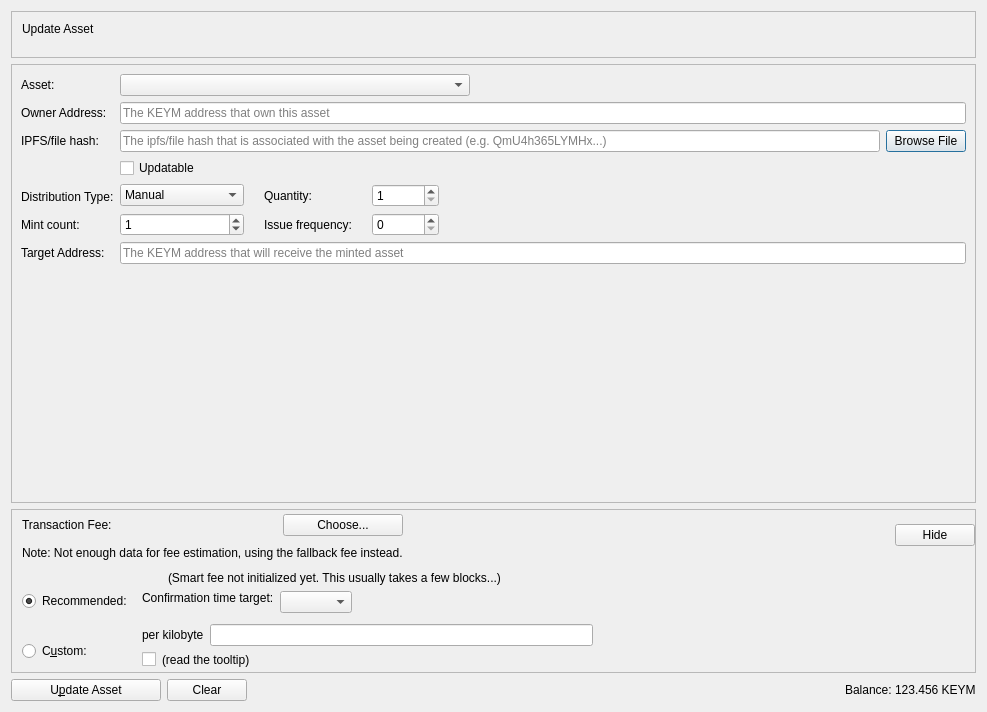
<?xml version="1.0" encoding="UTF-8"?>
<ui version="4.0">
 <class>UpdateAssetsDialog</class>
 <widget class="QDialog" name="UpdateAssetsDialog">
  <property name="windowModality">
   <enum>Qt::NonModal</enum>
  </property>
  <property name="geometry">
   <rect>
    <x>0</x>
    <y>0</y>
    <width>987</width>
    <height>712</height>
   </rect>
  </property>
  <property name="sizePolicy">
   <sizepolicy hsizetype="Preferred" vsizetype="Preferred">
    <horstretch>0</horstretch>
    <verstretch>0</verstretch>
   </sizepolicy>
  </property>
  <property name="windowTitle">
   <string notr="true">Update Asset  Form</string>
  </property>
  <property name="sizeGripEnabled">
   <bool>false</bool>
  </property>
  <property name="modal">
   <bool>false</bool>
  </property>
  <layout class="QVBoxLayout" name="verticalLayout" stretch="0,1,0,0">
   <item>
    <widget class="QFrame" name="frameCoinControl">
     <property name="sizePolicy">
      <sizepolicy hsizetype="Expanding" vsizetype="Expanding">
       <horstretch>0</horstretch>
       <verstretch>0</verstretch>
      </sizepolicy>
     </property>
     <property name="maximumSize">
      <size>
       <width>16777215</width>
       <height>16777215</height>
      </size>
     </property>
     <property name="frameShape">
      <enum>QFrame::StyledPanel</enum>
     </property>
     <property name="frameShadow">
      <enum>QFrame::Sunken</enum>
     </property>
     <layout class="QVBoxLayout" name="verticalLayoutCoinControl2">
      <property name="spacing">
       <number>0</number>
      </property>
      <property name="leftMargin">
       <number>0</number>
      </property>
      <property name="topMargin">
       <number>0</number>
      </property>
      <property name="rightMargin">
       <number>0</number>
      </property>
      <property name="bottomMargin">
       <number>6</number>
      </property>
      <item>
       <layout class="QVBoxLayout" name="verticalLayoutCoinControl" stretch="0">
        <property name="spacing">
         <number>0</number>
        </property>
        <property name="leftMargin">
         <number>10</number>
        </property>
        <property name="topMargin">
         <number>10</number>
        </property>
        <item>
         <layout class="QHBoxLayout" name="horizontalLayoutCoinControl1">
          <property name="bottomMargin">
           <number>15</number>
          </property>
          <item>
           <widget class="QLabel" name="updateAssetLabel">
            <property name="sizePolicy">
             <sizepolicy hsizetype="Preferred" vsizetype="Maximum">
              <horstretch>0</horstretch>
              <verstretch>0</verstretch>
             </sizepolicy>
            </property>
            <property name="text">
             <string>Update Asset</string>
            </property>
           </widget>
          </item>
         </layout>
        </item>
       </layout>
      </item>
     </layout>
    </widget>
   </item>
   <item>
    <widget class="QScrollArea" name="scrollArea">
     <property name="widgetResizable">
      <bool>true</bool>
     </property>
     <widget class="QWidget" name="scrollAreaWidgetContents">
      <property name="geometry">
       <rect>
        <x>0</x>
        <y>0</y>
        <width>967</width>
        <height>357</height>
       </rect>
      </property>
      <layout class="QVBoxLayout" name="verticalLayout_7" stretch="0,1">
       <property name="leftMargin">
        <number>0</number>
       </property>
       <property name="topMargin">
        <number>0</number>
       </property>
       <property name="rightMargin">
        <number>0</number>
       </property>
       <property name="bottomMargin">
        <number>0</number>
       </property>
       <item>
        <widget class="QFrame" name="frameAssetData">
         <property name="enabled">
          <bool>true</bool>
         </property>
         <property name="sizePolicy">
          <sizepolicy hsizetype="Expanding" vsizetype="Expanding">
           <horstretch>0</horstretch>
           <verstretch>0</verstretch>
          </sizepolicy>
         </property>
         <property name="frameShape">
          <enum>QFrame::NoFrame</enum>
         </property>
         <layout class="QGridLayout" name="gridLayout_2">
          <item row="6" column="0">
           <widget class="QLabel" name="ipfsLabel">
            <property name="toolTip">
             <string>&lt;html&gt;&lt;head/&gt;&lt;body&gt;&lt;p&gt;[Optional] The ipfs/file hash that contains information about the asset&lt;/p&gt;&lt;/body&gt;&lt;/html&gt;</string>
            </property>
            <property name="text">
             <string>IPFS/file hash:</string>
            </property>
           </widget>
          </item>
          <item row="6" column="3">
           <layout class="QHBoxLayout" name="horizontalLayout_6">
            <item>
             <widget class="QValidatedLineEdit" name="ipfsText">
              <property name="toolTip">
               <string>&lt;html&gt;&lt;head/&gt;&lt;body&gt;&lt;p&gt;[Optional] The ipfs/file hash that contains information about the asset&lt;/p&gt;&lt;/body&gt;&lt;/html&gt;</string>
              </property>
              <property name="maxLength">
               <number>128</number>
              </property>
              <property name="placeholderText">
               <string>The ipfs/file hash that is associated with the asset being created (e.g. QmU4h365LYMHx...)</string>
              </property>
             </widget>
            </item>
            <item>
             <widget class="QPushButton" name="openIpfsButton">
              <property name="text">
               <string>Browse File</string>
              </property>
             </widget>
            </item>
           </layout>
          </item>
          <item row="3" column="0">
           <widget class="QLabel" name="addressLabel">
            <property name="toolTip">
             <string>&lt;html&gt;&lt;head/&gt;&lt;body&gt;&lt;p&gt;KEYM address that will own this asset&lt;/p&gt;&lt;/body&gt;&lt;/html&gt;</string>
            </property>
            <property name="text">
             <string>Owner Address:</string>
            </property>
           </widget>
          </item>
          <item row="14" column="3">
           <layout class="QHBoxLayout" name="horizontalLayout_13">
            <item>
             <widget class="QValidatedLineEdit" name="targetaddressText">
              <property name="toolTip">
               <string>&lt;html&gt;&lt;head/&gt;&lt;body&gt;&lt;p&gt;The KEYM address that will receive the minted asset&lt;/p&gt;&lt;/body&gt;&lt;/html&gt;</string>
              </property>
              <property name="placeholderText">
               <string>The KEYM address that will receive the minted asset</string>
              </property>
             </widget>
            </item>
           </layout>
          </item>
          <item row="14" column="0">
           <widget class="QLabel" name="targetLabel">
            <property name="toolTip">
             <string>&lt;html&gt;&lt;head/&gt;&lt;body&gt;&lt;p&gt;The KEYM address that will receive the minted asset&lt;/p&gt;&lt;/body&gt;&lt;/html&gt;</string>
            </property>
            <property name="text">
             <string>Target Address:</string>
            </property>
           </widget>
          </item>
          <item row="10" column="0">
           <layout class="QGridLayout" name="gridLayout_3">
            <item row="3" column="0">
             <widget class="QLabel" name="mintLabel">
              <property name="text">
               <string>Mint count:</string>
              </property>
             </widget>
            </item>
            <item row="1" column="0">
             <layout class="QHBoxLayout" name="horizontalLayout_2">
              <item>
               <widget class="QLabel" name="label">
                <property name="text">
                 <string/>
                </property>
               </widget>
              </item>
             </layout>
            </item>
            <item row="2" column="0">
             <widget class="QLabel" name="typeLabel">
              <property name="text">
               <string>Distribution Type:</string>
              </property>
              <property name="margin">
               <number>0</number>
              </property>
             </widget>
            </item>
           </layout>
          </item>
          <item row="2" column="0">
           <widget class="QLabel" name="assetNameLabel">
            <property name="text">
             <string>Asset:</string>
            </property>
           </widget>
          </item>
          <item row="10" column="3">
           <layout class="QGridLayout" name="gridLayout">
            <property name="rightMargin">
             <number>0</number>
            </property>
            <property name="horizontalSpacing">
             <number>20</number>
            </property>
            <item row="1" column="1">
             <widget class="QLabel" name="quantityLabel">
              <property name="text">
               <string>Quantity:</string>
              </property>
             </widget>
            </item>
            <item row="2" column="1">
             <widget class="QLabel" name="IssueFrequencyLabel">
              <property name="text">
               <string>Issue frequency:</string>
              </property>
             </widget>
            </item>
            <item row="2" column="2">
             <widget class="QSpinBox" name="IssueFrequencyBox">
              <property name="toolTip">
               <string>&lt;html&gt;&lt;head/&gt;&lt;body&gt;&lt;p&gt;The frequency that this asset will be minted&lt;/p&gt;&lt;/body&gt;&lt;/html&gt;</string>
              </property>
             </widget>
            </item>
            <item row="1" column="3">
             <spacer name="horizontalSpacer_2">
              <property name="orientation">
               <enum>Qt::Horizontal</enum>
              </property>
              <property name="sizeHint" stdset="0">
               <size>
                <width>40</width>
                <height>20</height>
               </size>
              </property>
             </spacer>
            </item>
            <item row="2" column="0">
             <widget class="QSpinBox" name="maxmintSpinBox">
              <property name="minimumSize">
               <size>
                <width>124</width>
                <height>0</height>
               </size>
              </property>
              <property name="toolTip">
               <string>&lt;html&gt;&lt;head/&gt;&lt;body&gt;&lt;p&gt;Number of times this asset can be minted&lt;/p&gt;&lt;/body&gt;&lt;/html&gt;</string>
              </property>
              <property name="maximum">
               <number>65535</number>
              </property>
              <property name="value">
               <number>1</number>
              </property>
             </widget>
            </item>
            <item row="1" column="0">
             <widget class="QComboBox" name="distributionBox">
              <item>
               <property name="text">
                <string>Manual</string>
               </property>
              </item>
              <item>
               <property name="text">
                <string>Coinbase</string>
               </property>
              </item>
              <item>
               <property name="text">
                <string>schedule</string>
               </property>
              </item>
              <item>
               <property name="text">
                <string>Addresss</string>
               </property>
              </item>
             </widget>
            </item>
            <item row="1" column="2">
             <widget class="QDoubleSpinBox" name="quantitySpinBox">
              <property name="toolTip">
               <string>The number of assets that will be created</string>
              </property>
              <property name="decimals">
               <number>0</number>
              </property>
              <property name="minimum">
               <double>1.000000000000000</double>
              </property>
              <property name="maximum">
               <double>21000000000.000000000000000</double>
              </property>
              <property name="value">
               <double>1.000000000000000</double>
              </property>
             </widget>
            </item>
            <item row="0" column="0">
             <widget class="QCheckBox" name="updatableBox">
              <property name="toolTip">
               <string>&lt;html&gt;&lt;head/&gt;&lt;body&gt;&lt;p&gt;If the owner of this asset will be able to update the asset in the future&lt;/p&gt;&lt;/body&gt;&lt;/html&gt;</string>
              </property>
              <property name="text">
               <string>Updatable</string>
              </property>
             </widget>
            </item>
           </layout>
          </item>
          <item row="3" column="3">
           <layout class="QHBoxLayout" name="horizontalLayout_10">
            <item>
             <widget class="QValidatedLineEdit" name="owneraddressText">
              <property name="toolTip">
               <string>&lt;html&gt;&lt;head/&gt;&lt;body&gt;&lt;p&gt;KEYM address that will own this asset&lt;/p&gt;&lt;/body&gt;&lt;/html&gt;</string>
              </property>
              <property name="text">
               <string/>
              </property>
              <property name="placeholderText">
               <string>The KEYM address that own this asset</string>
              </property>
             </widget>
            </item>
           </layout>
          </item>
          <item row="2" column="3">
           <layout class="QHBoxLayout" name="horizontalLayout">
            <item>
             <widget class="QComboBox" name="assetList">
              <property name="minimumSize">
               <size>
                <width>350</width>
                <height>0</height>
               </size>
              </property>
             </widget>
            </item>
            <item>
             <spacer name="horizontalSpacer">
              <property name="orientation">
               <enum>Qt::Horizontal</enum>
              </property>
              <property name="sizeHint" stdset="0">
               <size>
                <width>40</width>
                <height>20</height>
               </size>
              </property>
             </spacer>
            </item>
           </layout>
          </item>
         </layout>
        </widget>
       </item>
       <item>
        <spacer name="verticalSpacer">
         <property name="orientation">
          <enum>Qt::Vertical</enum>
         </property>
         <property name="sizeHint" stdset="0">
          <size>
           <width>338</width>
           <height>40</height>
          </size>
         </property>
        </spacer>
       </item>
      </layout>
     </widget>
    </widget>
   </item>
   <item>
    <widget class="QFrame" name="frameFee">
     <property name="sizePolicy">
      <sizepolicy hsizetype="Preferred" vsizetype="Fixed">
       <horstretch>0</horstretch>
       <verstretch>0</verstretch>
      </sizepolicy>
     </property>
     <property name="frameShape">
      <enum>QFrame::StyledPanel</enum>
     </property>
     <property name="frameShadow">
      <enum>QFrame::Raised</enum>
     </property>
     <layout class="QVBoxLayout" name="verticalLayout_3">
      <property name="spacing">
       <number>0</number>
      </property>
      <property name="leftMargin">
       <number>0</number>
      </property>
      <property name="topMargin">
       <number>0</number>
      </property>
      <property name="rightMargin">
       <number>0</number>
      </property>
      <property name="bottomMargin">
       <number>0</number>
      </property>
      <item>
       <layout class="QVBoxLayout" name="verticalLayoutFee2" stretch="0,0,0">
        <property name="spacing">
         <number>0</number>
        </property>
        <property name="leftMargin">
         <number>10</number>
        </property>
        <property name="topMargin">
         <number>0</number>
        </property>
        <item>
         <layout class="QHBoxLayout" name="horizontalLayoutFee1">
          <property name="bottomMargin">
           <number>0</number>
          </property>
          <item>
           <layout class="QVBoxLayout" name="verticalLayout_8">
            <item>
             <layout class="QVBoxLayout" name="verticalLayoutFee7">
              <property name="spacing">
               <number>0</number>
              </property>
              <item>
               <spacer name="verticalSpacerSmartFee">
                <property name="orientation">
                 <enum>Qt::Vertical</enum>
                </property>
                <property name="sizeType">
                 <enum>QSizePolicy::Fixed</enum>
                </property>
                <property name="sizeHint" stdset="0">
                 <size>
                  <width>1</width>
                  <height>4</height>
                 </size>
                </property>
               </spacer>
              </item>
              <item>
               <layout class="QHBoxLayout" name="horizontalLayoutSmartFee">
                <property name="spacing">
                 <number>10</number>
                </property>
                <item>
                 <widget class="QLabel" name="labelFeeHeadline">
                  <property name="text">
                   <string>Transaction Fee:</string>
                  </property>
                 </widget>
                </item>
                <item>
                 <widget class="QLabel" name="labelFeeMinimized">
                  <property name="text">
                   <string/>
                  </property>
                 </widget>
                </item>
                <item>
                 <widget class="QPushButton" name="buttonChooseFee">
                  <property name="text">
                   <string>Choose...</string>
                  </property>
                 </widget>
                </item>
               </layout>
              </item>
              <item>
               <spacer name="verticalSpacer_5">
                <property name="orientation">
                 <enum>Qt::Vertical</enum>
                </property>
                <property name="sizeHint" stdset="0">
                 <size>
                  <width>1</width>
                  <height>10</height>
                 </size>
                </property>
               </spacer>
              </item>
             </layout>
            </item>
            <item>
             <widget class="QLabel" name="fallbackFeeWarningLabel">
              <property name="font">
               <font>
                <bold>false</bold>
               </font>
              </property>
              <property name="toolTip">
               <string>Using the fallbackfee can result in sending a transaction that will take several hours or days (or never) to confirm. Consider choosing your fee manually or wait until you have validated the complete chain.</string>
              </property>
              <property name="text">
               <string>Note: Not enough data for fee estimation, using the fallback fee instead.</string>
              </property>
              <property name="wordWrap">
               <bool>false</bool>
              </property>
             </widget>
            </item>
            <item>
             <spacer name="verticalSpacer_7">
              <property name="orientation">
               <enum>Qt::Vertical</enum>
              </property>
              <property name="sizeHint" stdset="0">
               <size>
                <width>1</width>
                <height>1</height>
               </size>
              </property>
             </spacer>
            </item>
           </layout>
          </item>
          <item>
           <spacer name="horizontalSpacer_5">
            <property name="orientation">
             <enum>Qt::Horizontal</enum>
            </property>
            <property name="sizeHint" stdset="0">
             <size>
              <width>40</width>
              <height>20</height>
             </size>
            </property>
           </spacer>
          </item>
          <item>
           <widget class="QPushButton" name="buttonMinimizeFee">
            <property name="toolTip">
             <string>collapse fee-settings</string>
            </property>
            <property name="text">
             <string>Hide</string>
            </property>
           </widget>
          </item>
         </layout>
        </item>
        <item>
         <widget class="QFrame" name="frameFeeSelection">
          <layout class="QVBoxLayout" name="verticalLayoutFee12">
           <property name="spacing">
            <number>0</number>
           </property>
           <property name="leftMargin">
            <number>0</number>
           </property>
           <property name="topMargin">
            <number>0</number>
           </property>
           <property name="rightMargin">
            <number>0</number>
           </property>
           <property name="bottomMargin">
            <number>0</number>
           </property>
           <item>
            <layout class="QGridLayout" name="gridLayoutFee">
             <property name="topMargin">
              <number>10</number>
             </property>
             <property name="bottomMargin">
              <number>4</number>
             </property>
             <property name="horizontalSpacing">
              <number>10</number>
             </property>
             <property name="verticalSpacing">
              <number>4</number>
             </property>
             <item row="1" column="1">
              <layout class="QVBoxLayout" name="verticalLayoutFee8">
               <property name="spacing">
                <number>6</number>
               </property>
               <property name="topMargin">
                <number>3</number>
               </property>
               <item>
                <layout class="QHBoxLayout" name="horizontalLayoutFee13">
                 <item>
                  <widget class="QLabel" name="labelCustomPerKilobyte">
                   <property name="toolTip">
                    <string>If the custom fee is set to 1000 satoshis and the transaction is only 250 bytes, then &quot;per kilobyte&quot; only pays 250 satoshis in fee, while &quot;total at least&quot; pays 1000 satoshis. For transactions bigger than a kilobyte both pay by kilobyte.</string>
                   </property>
                   <property name="text">
                    <string>per kilobyte</string>
                   </property>
                  </widget>
                 </item>
                 <item>
                  <widget class="BitcoinAmountField" name="customFee"/>
                 </item>
                 <item>
                  <spacer name="horizontalSpacer_6">
                   <property name="orientation">
                    <enum>Qt::Horizontal</enum>
                   </property>
                   <property name="sizeHint" stdset="0">
                    <size>
                     <width>1</width>
                     <height>1</height>
                    </size>
                   </property>
                  </spacer>
                 </item>
                </layout>
               </item>
               <item>
                <layout class="QHBoxLayout" name="horizontalLayoutFee8">
                 <item>
                  <widget class="QCheckBox" name="checkBoxMinimumFee">
                   <property name="toolTip">
                    <string>Paying only the minimum fee is just fine as long as there is less transaction volume than space in the blocks. But be aware that this can end up in a never confirming transaction once there is more demand for Keymaker transactions than the network can process.</string>
                   </property>
                   <property name="text">
                    <string/>
                   </property>
                  </widget>
                 </item>
                 <item>
                  <widget class="QLabel" name="labelMinFeeWarning">
                   <property name="enabled">
                    <bool>true</bool>
                   </property>
                   <property name="toolTip">
                    <string>Paying only the minimum fee is just fine as long as there is less transaction volume than space in the blocks. But be aware that this can end up in a never confirming transaction once there is more demand for Keymaker transactions than the network can process.</string>
                   </property>
                   <property name="text">
                    <string>(read the tooltip)</string>
                   </property>
                   <property name="margin">
                    <number>5</number>
                   </property>
                  </widget>
                 </item>
                 <item>
                  <spacer name="horizontalSpacer_7">
                   <property name="orientation">
                    <enum>Qt::Horizontal</enum>
                   </property>
                   <property name="sizeHint" stdset="0">
                    <size>
                     <width>1</width>
                     <height>1</height>
                    </size>
                   </property>
                  </spacer>
                 </item>
                </layout>
               </item>
              </layout>
             </item>
             <item row="0" column="0">
              <layout class="QVBoxLayout" name="verticalLayoutFee4" stretch="0,1">
               <property name="leftMargin">
                <number>0</number>
               </property>
               <property name="topMargin">
                <number>20</number>
               </property>
               <item>
                <widget class="QRadioButton" name="radioSmartFee">
                 <property name="text">
                  <string>Recommended:</string>
                 </property>
                 <property name="checked">
                  <bool>true</bool>
                 </property>
                 <attribute name="buttonGroup">
                  <string notr="true">groupFee</string>
                 </attribute>
                </widget>
               </item>
               <item>
                <spacer name="verticalSpacer_2">
                 <property name="orientation">
                  <enum>Qt::Vertical</enum>
                 </property>
                 <property name="sizeHint" stdset="0">
                  <size>
                   <width>1</width>
                   <height>1</height>
                  </size>
                 </property>
                </spacer>
               </item>
              </layout>
             </item>
             <item row="1" column="0">
              <layout class="QVBoxLayout" name="verticalLayoutFee9" stretch="0,1">
               <property name="topMargin">
                <number>20</number>
               </property>
               <item>
                <widget class="QRadioButton" name="radioCustomFee">
                 <property name="text">
                  <string>C&amp;ustom:</string>
                 </property>
                 <attribute name="buttonGroup">
                  <string notr="true">groupFee</string>
                 </attribute>
                </widget>
               </item>
               <item>
                <spacer name="verticalSpacer_6">
                 <property name="orientation">
                  <enum>Qt::Vertical</enum>
                 </property>
                 <property name="sizeHint" stdset="0">
                  <size>
                   <width>1</width>
                   <height>1</height>
                  </size>
                 </property>
                </spacer>
               </item>
              </layout>
             </item>
             <item row="0" column="1">
              <layout class="QVBoxLayout" name="verticalLayoutFee3" stretch="0,0,1">
               <property name="spacing">
                <number>6</number>
               </property>
               <property name="topMargin">
                <number>0</number>
               </property>
               <property name="bottomMargin">
                <number>3</number>
               </property>
               <item>
                <layout class="QHBoxLayout" name="horizontalLayoutFee12">
                 <item>
                  <widget class="QLabel" name="labelSmartFee">
                   <property name="text">
                    <string/>
                   </property>
                   <property name="margin">
                    <number>2</number>
                   </property>
                  </widget>
                 </item>
                 <item>
                  <widget class="QLabel" name="labelFeeEstimation">
                   <property name="text">
                    <string/>
                   </property>
                  </widget>
                 </item>
                 <item>
                  <widget class="QLabel" name="labelSmartFee2">
                   <property name="text">
                    <string>(Smart fee not initialized yet. This usually takes a few blocks...)</string>
                   </property>
                   <property name="margin">
                    <number>2</number>
                   </property>
                  </widget>
                 </item>
                 <item>
                  <spacer name="horizontalSpacer_8">
                   <property name="orientation">
                    <enum>Qt::Horizontal</enum>
                   </property>
                   <property name="sizeHint" stdset="0">
                    <size>
                     <width>1</width>
                     <height>1</height>
                    </size>
                   </property>
                  </spacer>
                 </item>
                </layout>
               </item>
               <item>
                <layout class="QHBoxLayout" name="horizontalLayoutFee9">
                 <item>
                  <layout class="QVBoxLayout" name="verticalLayoutFee6">
                   <item>
                    <widget class="QLabel" name="labelSmartFee3">
                     <property name="text">
                      <string>Confirmation time target:</string>
                     </property>
                     <property name="margin">
                      <number>2</number>
                     </property>
                    </widget>
                   </item>
                   <item>
                    <spacer name="verticalSpacer_3">
                     <property name="orientation">
                      <enum>Qt::Vertical</enum>
                     </property>
                     <property name="sizeHint" stdset="0">
                      <size>
                       <width>1</width>
                       <height>1</height>
                      </size>
                     </property>
                    </spacer>
                   </item>
                  </layout>
                 </item>
                 <item>
                  <layout class="QVBoxLayout" name="verticalLayoutFee5">
                   <property name="rightMargin">
                    <number>30</number>
                   </property>
                   <item>
                    <layout class="QHBoxLayout" name="horizontalLayoutConfTarget">
                     <property name="bottomMargin">
                      <number>0</number>
                     </property>
                     <item>
                      <widget class="QComboBox" name="confTargetSelector"/>
                     </item>
                     <item>
                      <spacer name="horizontalSpacerConfTarget">
                       <property name="orientation">
                        <enum>Qt::Horizontal</enum>
                       </property>
                       <property name="sizeHint" stdset="0">
                        <size>
                         <width>40</width>
                         <height>20</height>
                        </size>
                       </property>
                      </spacer>
                     </item>
                    </layout>
                   </item>
                  </layout>
                 </item>
                </layout>
               </item>
               <item>
                <spacer name="verticalSpacer_4">
                 <property name="orientation">
                  <enum>Qt::Vertical</enum>
                 </property>
                 <property name="sizeHint" stdset="0">
                  <size>
                   <width>1</width>
                   <height>1</height>
                  </size>
                 </property>
                </spacer>
               </item>
              </layout>
             </item>
            </layout>
           </item>
          </layout>
         </widget>
        </item>
        <item>
         <spacer name="verticalSpacerFee">
          <property name="orientation">
           <enum>Qt::Vertical</enum>
          </property>
          <property name="sizeType">
           <enum>QSizePolicy::Expanding</enum>
          </property>
          <property name="sizeHint" stdset="0">
           <size>
            <width>40</width>
            <height>1</height>
           </size>
          </property>
         </spacer>
        </item>
       </layout>
      </item>
     </layout>
    </widget>
   </item>
   <item>
    <layout class="QHBoxLayout" name="horizontalLayout_8">
     <item>
      <widget class="QPushButton" name="updateAssetButton">
       <property name="minimumSize">
        <size>
         <width>150</width>
         <height>0</height>
        </size>
       </property>
       <property name="text">
        <string>U&amp;pdate Asset</string>
       </property>
      </widget>
     </item>
     <item>
      <widget class="QPushButton" name="clearButton">
       <property name="text">
        <string>Clear</string>
       </property>
      </widget>
     </item>
     <item>
      <spacer name="horizontalSpacer_3">
       <property name="orientation">
        <enum>Qt::Horizontal</enum>
       </property>
       <property name="sizeHint" stdset="0">
        <size>
         <width>40</width>
         <height>20</height>
        </size>
       </property>
      </spacer>
     </item>
     <item>
      <layout class="QHBoxLayout" name="horizontalLayout_7">
       <property name="spacing">
        <number>3</number>
       </property>
       <item>
        <widget class="QLabel" name="labelBalanceText">
         <property name="layoutDirection">
          <enum>Qt::RightToLeft</enum>
         </property>
         <property name="text">
          <string>Balance:</string>
         </property>
         <property name="indent">
          <number>-1</number>
         </property>
        </widget>
       </item>
       <item>
        <widget class="QLabel" name="labelBalance">
         <property name="layoutDirection">
          <enum>Qt::LeftToRight</enum>
         </property>
         <property name="text">
          <string>123.456 KEYM</string>
         </property>
         <property name="textInteractionFlags">
          <set>Qt::LinksAccessibleByMouse|Qt::TextSelectableByKeyboard|Qt::TextSelectableByMouse</set>
         </property>
        </widget>
       </item>
      </layout>
     </item>
    </layout>
   </item>
  </layout>
 </widget>
 <customwidgets>
  <customwidget>
   <class>QValidatedLineEdit</class>
   <extends>QLineEdit</extends>
   <header>qt/qvalidatedlineedit.h</header>
  </customwidget>
  <customwidget>
   <class>BitcoinAmountField</class>
   <extends>QLineEdit</extends>
   <header>qt/bitcoinamountfield.h</header>
   <container>1</container>
  </customwidget>
 </customwidgets>
 <resources/>
 <connections/>
 <buttongroups>
  <buttongroup name="groupFee">
   <property name="exclusive">
    <bool>true</bool>
   </property>
  </buttongroup>
 </buttongroups>
</ui>
